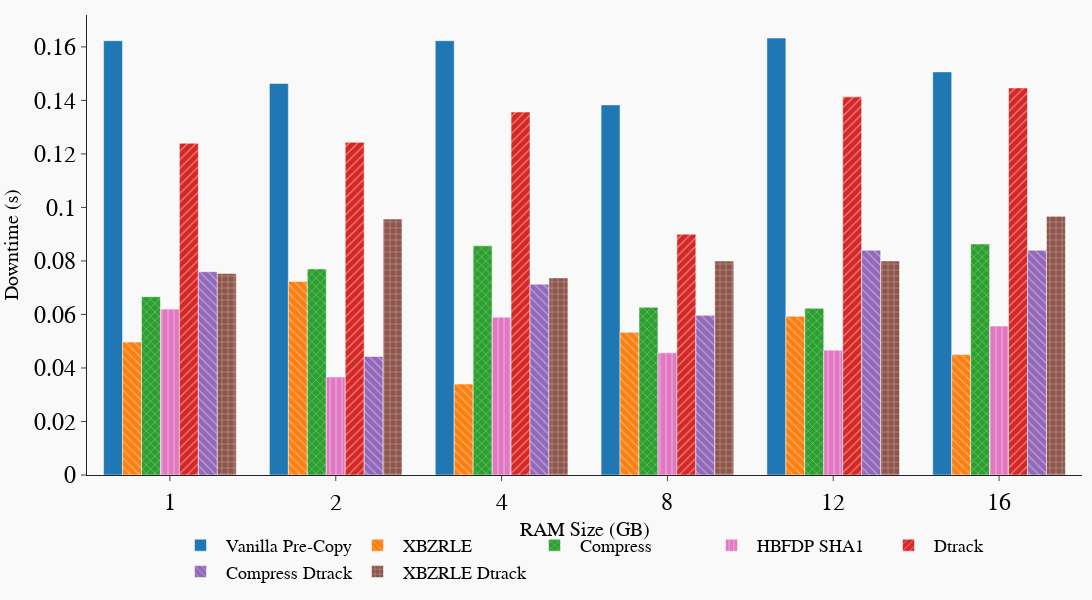

The notebook cell saved with this chart:
### Markdown cell above
# Downtime vs RAM Size - Memcached

### Code cell
mig_time_plot("Downtime", "Downtime (s)", "Memcached",
              ['Vanilla', 'XBZRLE', 'Compress', 'HBFDP_SHA1', 'Dtrack', 'Compress_Dtrack', 'XBZRLE_Dtrack'], "V-X-C-HS1-D-CD-XD", error=false)

### Figure 1 — Plotly figure (JSON) as saved in the notebook; plotly's stock layout.template omitted (floating-point values rounded to 4 significant figures)
{"data": [{"marker": {"color": "#1F77B4", "pattern": {"fgcolor": "#D0F2F5", "shape": "", "size": 6, "solidity": 0.2}}, "name": " Vanilla Pre-Copy", "x": ["1", "2", "4", "8", "12", "16"], "y": [0.1623, 0.1463, 0.1623, 0.1383, 0.1633, 0.1507], "type": "bar"}, {"marker": {"color": "#FF7F0E", "pattern": {"fgcolor": "#E5E5E5", "shape": "\\", "size": 6, "solidity": 0.2}}, "name": " XBZRLE", "x": ["1", "2", "4", "8", "12", "16"], "y": [0.04967, 0.07233, 0.034, 0.05333, 0.05933, 0.045], "type": "bar"}, {"marker": {"color": "#2CA02C", "pattern": {"fgcolor": "#D2E3F0", "shape": "x", "size": 6, "solidity": 0.2}}, "name": " Compress", "x": ["1", "2", "4", "8", "12", "16"], "y": [0.06667, 0.077, 0.08567, 0.06267, 0.06233, 0.08633], "type": "bar"}, {"marker": {"color": "#E377C2", "pattern": {"fgcolor": "#E9E0F1", "shape": "|", "size": 6, "solidity": 0.2}}, "name": " HBFDP SHA1", "x": ["1", "2", "4", "8", "12", "16"], "y": [0.062, 0.03667, 0.059, 0.04567, 0.04667, 0.05567], "type": "bar"}, {"marker": {"color": "#D62728", "pattern": {"fgcolor": "#FFE5CE", "shape": "/", "size": 6, "solidity": 0.2}}, "name": " Dtrack", "x": ["1", "2", "4", "8", "12", "16"], "y": [0.124, 0.1243, 0.1357, 0.09, 0.1413, 0.1447], "type": "bar"}, {"marker": {"color": "#9467BD", "pattern": {"fgcolor": "#D4ECD4", "shape": "\\", "size": 6, "solidity": 0.2}}, "name": " Compress Dtrack", "x": ["1", "2", "4", "8", "12", "16"], "y": [0.076, 0.04433, 0.07133, 0.05967, 0.084, 0.084], "type": "bar"}, {"marker": {"color": "#8C564B", "pattern": {"fgcolor": "#F6D3D4", "shape": "+", "size": 6, "solidity": 0.2}}, "name": " XBZRLE Dtrack", "x": ["1", "2", "4", "8", "12", "16"], "y": [0.07533, 0.09567, 0.07367, 0.08, 0.08, 0.09667], "type": "bar"}], "layout": {"barmode": "group", "xaxis": {"title": {"text": "RAM Size (GB)", "font": {"size": 20}, "standoff": 8}}, "yaxis": {"title": {"text": "Downtime (s)", "font": {"size": 20}, "standoff": 10}}, "font": {"family": "Arial", "size": 24, "color": "black"}, "margin": {"t": 15, "r": 10, "l": 70, "b": 45, "autoexpand": true}, "legend": {"font": {"size": 18}, "orientation": "h", "yanchor": "bottom", "y": -0.25, "xanchor": "center", "x": 0.5}, "width": 1200, "height": 600, "paper_bgcolor": "#F9F9F9", "plot_bgcolor": "#F9F9F9"}}
